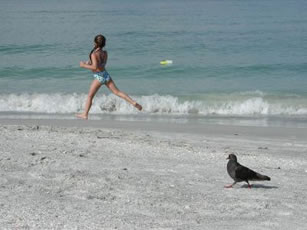
#> input picture img/Beach.jpg, 307 x 230 px
$ python cli.py img/Beach.jpg   (older library calls are emulated)
#> lines starting #> are read from the running program, lines starting #| are printed output that depends on the picture
### seam_carving.py
from typing import Tuple, Optional

import numpy as np
from scipy.ndimage import sobel

WIDTH_FIRST = 'width-first'
HEIGHT_FIRST = 'height-first'
OPTIMAL = 'optimal'
VALID_ORDERS = (WIDTH_FIRST, HEIGHT_FIRST, OPTIMAL)

FORWARD_ENERGY = 'forward'
BACKWARD_ENERGY = 'backward'
VALID_ENERGY_MODES = (FORWARD_ENERGY, BACKWARD_ENERGY)

DROP_MASK_ENERGY = 1e5
KEEP_MASK_ENERGY = 1e4

global keep_mask_
keep_mask_ = None


def _rgb2gray(rgb: np.ndarray) -> np.ndarray:
    """Convert an RGB image to a grayscale image"""
    coeffs = np.array([0.2125, 0.7154, 0.0721], dtype=np.float32)
    return (rgb @ coeffs).astype(rgb.dtype)


def _get_seam_mask(src: np.ndarray, seam: np.ndarray) -> np.ndarray:
    """Convert a list of seam column indices to a mask"""
    return ~np.eye(src.shape[1], dtype=np.bool)[seam]


# [17 lines left out: functions _remove_seam_mask, _remove_seam, not called in this run]


def _get_energy(gray: np.ndarray) -> np.ndarray:
    """Get backward energy map from the source image"""
    assert gray.ndim == 2

    gray = gray.astype(np.float32)
    grad_x = sobel(gray, axis=1)
    grad_y = sobel(gray, axis=0)
    energy = np.abs(grad_x) + np.abs(grad_y)
    return energy


# [25 lines left out: function _get_backward_seam, not called in this run]


def _get_backward_seams(gray: np.ndarray, num_seams: int,
                        keep_mask: Optional[np.ndarray]) -> np.ndarray:
    """Compute the minimum N vertical seams using backward energy"""
    h, w = gray.shape
    seams_mask = np.zeros((h, w), dtype=np.bool)
    rows = np.arange(0, h, dtype=np.int32)
    idx_map = np.tile(np.arange(0, w, dtype=np.int32), h).reshape((h, w))
    energy = _get_energy(gray)
    for _ in range(num_seams):
        if keep_mask is not None:
            energy[keep_mask] += KEEP_MASK_ENERGY
        seam, _ = _get_backward_seam(energy)
        seams_mask[rows, idx_map[rows, seam]] = True

        seam_mask = _get_seam_mask(gray, seam)
        gray = _remove_seam_mask(gray, seam_mask)
        idx_map = _remove_seam_mask(idx_map, seam_mask)
        if keep_mask is not None:
            keep_mask = _remove_seam_mask(keep_mask, seam_mask)

        # Only need to re-compute the energy in the bounding box of the seam
        _, cur_w = energy.shape
        lo = max(0, np.min(seam) - 1)
        hi = min(cur_w, np.max(seam) + 1)
        pad_lo = 1 if lo > 0 else 0
        pad_hi = 1 if hi < cur_w - 1 else 0
        mid_block = gray[:, lo - pad_lo:hi + pad_hi]
        _, mid_w = mid_block.shape
        mid_energy = _get_energy(mid_block)[:, pad_lo:mid_w - pad_hi]
        energy = np.hstack((energy[:, :lo], mid_energy, energy[:, hi + 1:]))

    return seams_mask


# [63 lines left out: functions _get_forward_seam, _get_forward_seams, not called in this run]


def _get_seams(gray: np.ndarray, num_seams: int, energy_mode: str,
               keep_mask: Optional[np.ndarray]) -> np.ndarray:
    """Get the minimum N seams from the grayscale image"""
    assert energy_mode in VALID_ENERGY_MODES
    if energy_mode == BACKWARD_ENERGY:
        return _get_backward_seams(gray, num_seams, keep_mask)
    else:
        return _get_forward_seams(gray, num_seams, keep_mask)


def _reduce_width(src: np.ndarray, delta_width: int, energy_mode: str,
                  keep_mask: Optional[np.ndarray]) -> np.ndarray:
    """Reduce the width of image by delta_width pixels"""
    assert src.ndim in (2, 3) and delta_width >= 0
    if src.ndim == 2:
        gray = src
        src_h, src_w = src.shape
        dst_shape = (src_h, src_w - delta_width)
    else:
        gray = _rgb2gray(src)
        src_h, src_w, src_c = src.shape
        dst_shape = (src_h, src_w - delta_width, src_c)

    keep_mask_shape = (src_h, src_w - delta_width)
    seams_mask = _get_seams(gray, delta_width, energy_mode, keep_mask)
    dst = src[~seams_mask].reshape(dst_shape)
    if keep_mask is not None:
        global keep_mask_
        keep_mask_ = keep_mask[~seams_mask].reshape(keep_mask_shape)
    return dst


# [37 lines left out: function _expand_width, not called in this run]


def _resize_width(src: np.ndarray, width: int, energy_mode: str,
                  keep_mask: Optional[np.ndarray]) -> np.ndarray:
    """Resize the width of image by removing vertical seams"""
    assert src.size > 0 and src.ndim in (2, 3)
    assert width > 0
    assert energy_mode in VALID_ENERGY_MODES

    src_w = src.shape[1]
    if src_w < width:
        dst = _expand_width(src, width - src_w, energy_mode, keep_mask)
    else:
        dst = _reduce_width(src, src_w - width, energy_mode, keep_mask)
    return dst


def _resize_height(src: np.ndarray, height: int, energy_mode: str,
                   keep_mask: Optional[np.ndarray]) -> np.ndarray:
    """Resize the height of image by removing horizontal seams"""
    assert src.ndim in (2, 3) and height > 0
    if src.ndim == 3:
        if keep_mask is not None:
            keep_mask = keep_mask.T
        src = _resize_width(src.transpose((1, 0, 2)), height, energy_mode,
                            keep_mask).transpose((1, 0, 2))
    else:
        src = _resize_width(src.T, height, energy_mode, keep_mask).T
    return src


# [10 lines left out: function _check_mask, not called in this run]


def _check_src(src: np.ndarray) -> np.ndarray:
    """Ensure the source to be RGB or grayscale"""
    src = np.asarray(src, dtype=np.uint8)
    if src.size == 0 or src.ndim not in (2, 3):
        raise ValueError('Invalid src of shape {}: expected an 3D RGB image or '
                         'a 2D grayscale image'.format(src.shape))
    return src


# [106 lines left out: functions remove_object_width, remove_object_height, _get_TBMap, not called in this run]


def resize(src: np.ndarray, size: Tuple[int, int],
           energy_mode: str = 'backward', order: str = 'width-first',
           keep_mask: Optional[np.ndarray] = None) -> np.ndarray:

    src = _check_src(src)
    src_h, src_w = src.shape[:2]

    width, height = size
    width = int(round(width))
    height = int(round(height))
    if width <= 0 or height <= 0:
        raise ValueError('Invalid size {}: expected > 0'.format(size))
    if width >= 2 * src_w:
        raise ValueError('Invalid target width {}: expected less than twice '
                         'the source width (< {})'.format(width, 2 * src_w))
    if height >= 2 * src_h:
        raise ValueError('Invalid target height {}: expected less than twice '
                         'the source height (< {})'.format(height, 2 * src_h))

    if order not in VALID_ORDERS:
        raise ValueError('Invalid order {}: expected {}'.format(
            order, VALID_ORDERS))

    if energy_mode not in VALID_ENERGY_MODES:
        raise ValueError('Invalid energy mode {}: expected {}'.format(
            energy_mode, VALID_ENERGY_MODES))

    if keep_mask is not None:
        keep_mask = _check_mask(keep_mask, (src_h, src_w))

    global keep_mask_
    keep_mask_ = keep_mask
    if order == WIDTH_FIRST:
        src = _resize_width(src, width, energy_mode, keep_mask)
        src = _resize_height(src, height, energy_mode, keep_mask_)

    elif order == HEIGHT_FIRST:
        src = _resize_height(src, height, energy_mode, keep_mask)
        src = _resize_width(src, width, energy_mode, keep_mask_)

    elif order == OPTIMAL:
        TBMap = _get_TBMap(src, size, energy_mode, keep_mask)
        i, j = TBMap.shape
        print(TBMap)
        i -= 1
        j -= 1
        r = 0
        c = 0
        while True:
            if TBMap[i, j] == -1:
                break
            if TBMap[i, j] == 0:
                if src_h > height:
                    r -= 1
                else:
                    r += 1
                src = _resize_height(src, src_h + r, energy_mode, keep_mask)
                j -= 1
            else:
                if src_w > width:
                    c -= 1
                else:
                    c += 1
                src = _resize_width(src, src_w + c, energy_mode, keep_mask)
                i -= 1
    return src

### cli.py
import argparse
import time
from pathlib import Path

import numpy as np
from PIL import Image

import seam_carving


def main():
    parser = argparse.ArgumentParser()
    parser.add_argument('src', type=str)
    parser.add_argument('-o', dest='dst', type=str, default='a.jpg')
    parser.add_argument('--keep', type=str, default=None)
    parser.add_argument('--drop', type=str, default=None)
    parser.add_argument('--dw', type=int, default=0)
    parser.add_argument('--dh', type=int, default=0)
    parser.add_argument('--energy', type=str, default='backward',
                        choices=['backward', 'forward'])
    parser.add_argument('--order', type=str, default='width-first',
                        choices=['width-first', 'height-first'])
    parser.add_argument('--dropNoChange', default=False,
                        action=argparse.BooleanOptionalAction)

    args = parser.parse_args()

    try:
        print('Loading source image from {}'.format(args.src))
        src = np.array(Image.open(args.src))
#> src is the input picture: shape (230, 307, 3); mean R, G, B 145.3, 156.2, 158.1

        drop_mask = None
        if args.drop is not None:
            print('Loading drop_mask from {}'.format(args.drop))
            drop_mask = np.array(Image.open(args.drop).convert('L'))

        keep_mask = None
        if args.keep is not None:
            print('Loading keep_mask from {}'.format(args.keep))
            keep_mask = np.array(Image.open(args.keep).convert('L'))

        print('Performing seam carving...')
        start = time.time()
        if drop_mask is not None:
            dst = seam_carving.remove_object(src, drop_mask, keep_mask)
            if (args.dropNoChange):
                src_h, src_w, _ = src.shape
                dst = seam_carving.resize(
                    dst, (src_w, src_h), args.energy, args.order, keep_mask)
        else:
            src_h, src_w, _ = src.shape
#> src_h = 230; src_w = 307
            dst = seam_carving.resize(src, (src_w + args.dw, src_h + args.dh),
                                      args.energy, args.order, keep_mask)
#> in _get_energy, `grad_y = sobel(gray, axis=0)`:
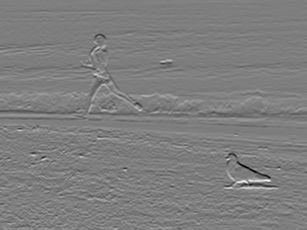
#> grad_y: shape (230, 307) float32; min -651, max 664, mean 2.1; drawn with min black and max white
#> in _get_energy, `energy = np.abs(grad_x) + np.abs(grad_y)`:
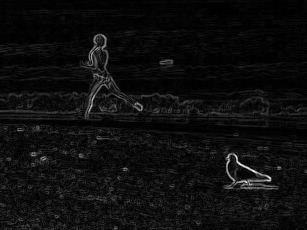
#> energy: shape (230, 307) float32; min 0, max 982, mean 55.3; drawn with min black and max white
#> after the loop in _get_backward_seams, `for _ in range(num_seams):`:
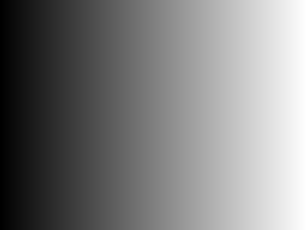
#> idx_map: shape (230, 307) int32; min 0, max 306, mean 153; drawn with min black and max white
#> after the loop in _get_backward_seams, `for _ in range(num_seams):`: seams_mask: shape (230, 307) bool; every value is 0
#> call 2 of _reduce_width, with delta_width = 0, energy_mode = 'backward'
#> in _reduce_width (call 2), `gray = _rgb2gray(src)`:
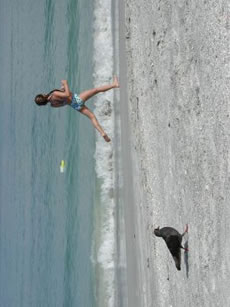
#> src: shape (307, 230, 3); mean R, G, B 145.3, 156.2, 158.1
#> call 2 of _get_backward_seams, with num_seams = 0
#> in _get_energy (call 2), `grad_y = sobel(gray, axis=0)`:
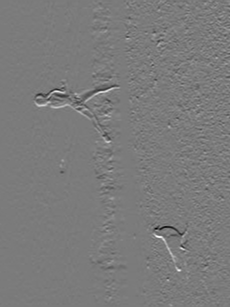
#> grad_y: shape (307, 230) float32; min -625, max 666, mean -0.1; drawn with min black and max white
#> in _get_energy (call 2), `energy = np.abs(grad_x) + np.abs(grad_y)`:
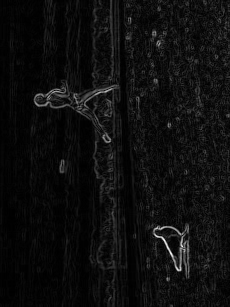
#> energy: shape (307, 230) float32; min 0, max 982, mean 55.3; drawn with min black and max white
#> after the loop in _get_backward_seams (call 2), `for _ in range(num_seams):`:
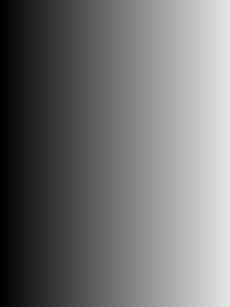
#> idx_map: shape (307, 230) int32; min 0, max 229, mean 114.5
#> after the loop in _get_backward_seams (call 2), `for _ in range(num_seams):`: seams_mask: shape (307, 230) bool; every value is 0

        print('Done at {:.4f} second(s)'.format(time.time() - start))

        print('Saving output image to {}'.format(args.dst))
        Path(args.dst).parent.mkdir(parents=True, exist_ok=True)
        Image.fromarray(dst).save(args.dst)
    except Exception as e:
        print(e)
        exit(1)


if __name__ == "__main__":
    main()

$ run again, on img/image6.jpg
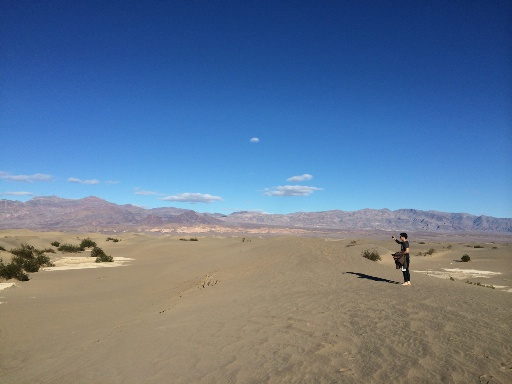
#> input picture img/image6.jpg, 512 x 384 px
#> in main, src is the input picture: shape (384, 512, 3); mean R, G, B 100, 120.7, 147
#> src: shape (512, 384, 3)
#> gray: shape (512, 384) float32
#> in _get_energy (call 2), `grad_x = sobel(gray, axis=1)`:
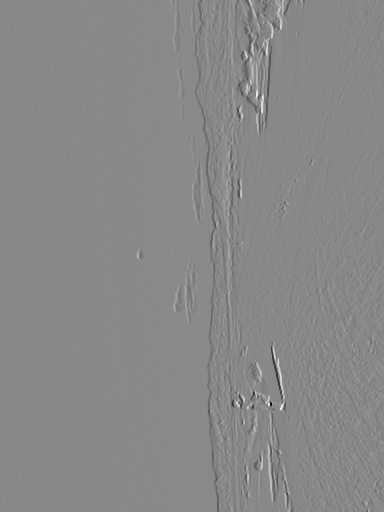
#> grad_x: shape (512, 384) float32; min -834, max 725, mean 1.4; drawn with min black and max white
#> grad_y: shape (512, 384) float32
#> in _get_energy (call 2), `energy = np.abs(grad_x) + np.abs(grad_y)`:
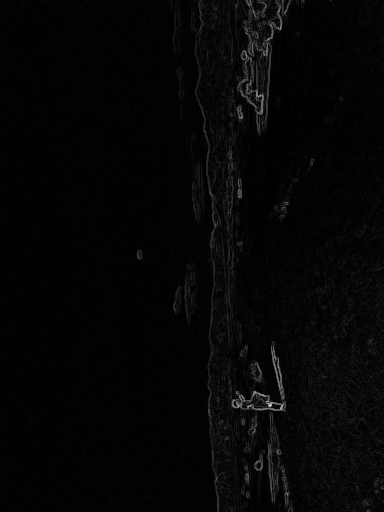
#> energy: shape (512, 384) float32; min 0, max 1296, mean 28.8; drawn with min black and max white
